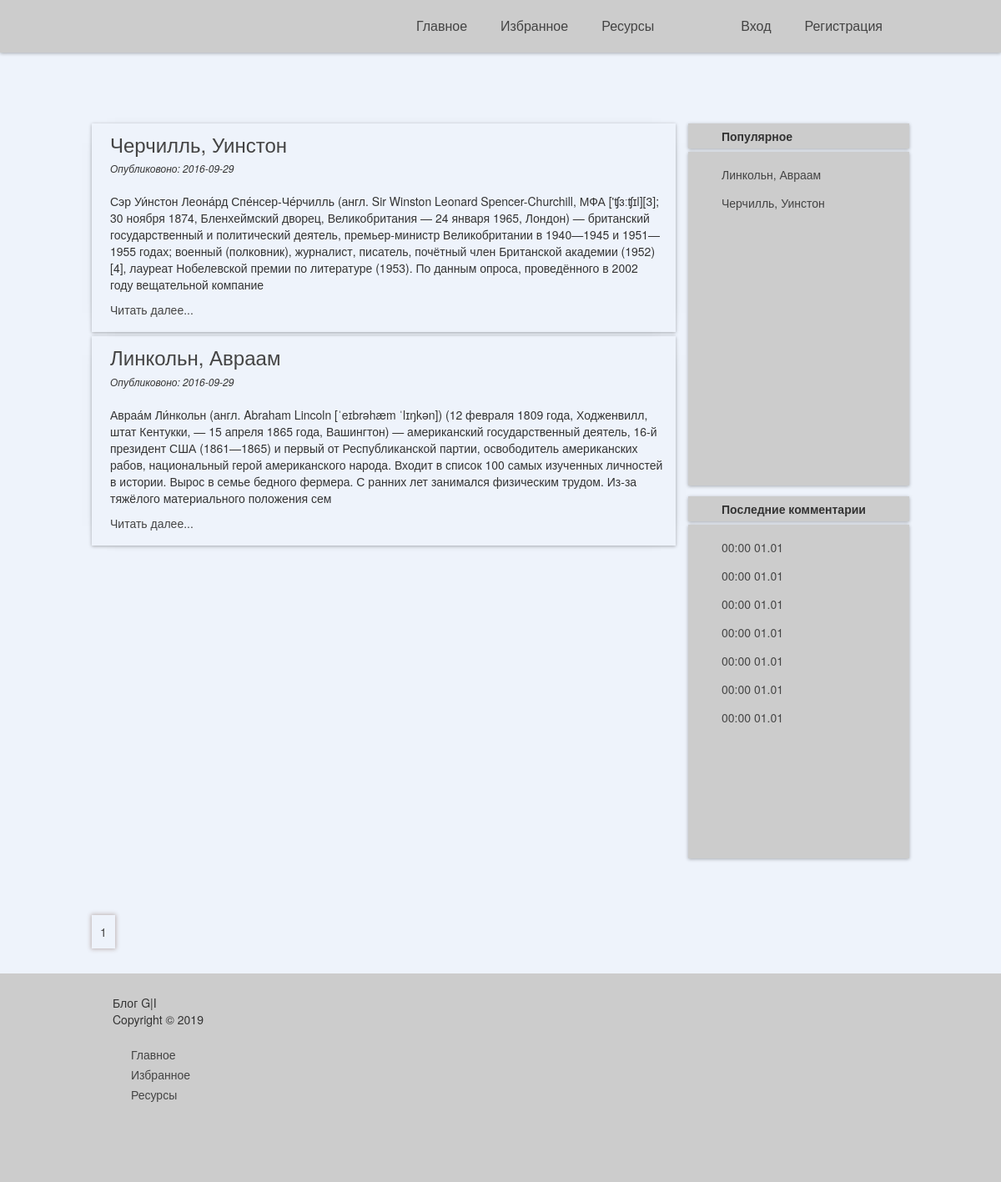
/, run on an earlier commit of the app's database.
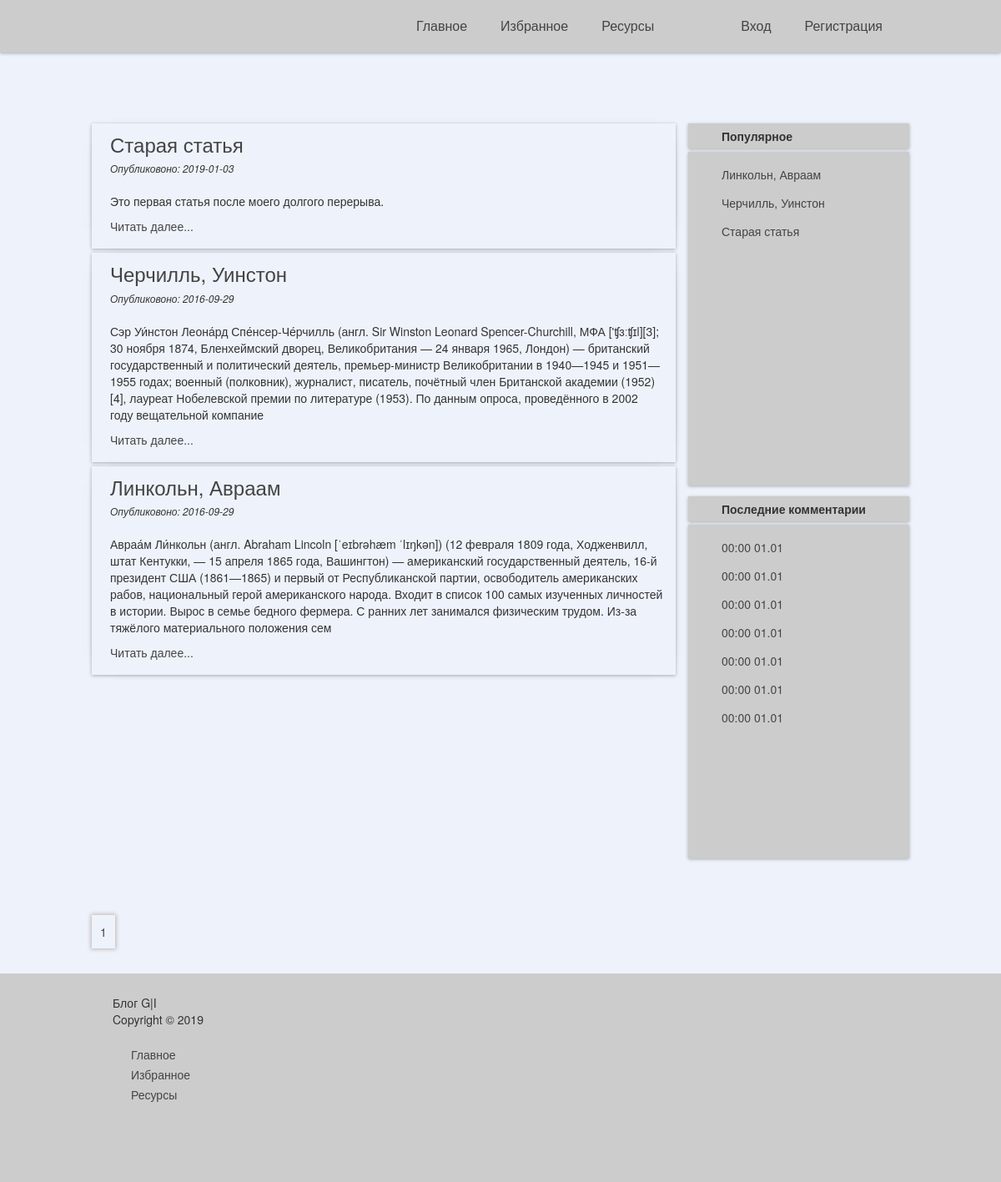
And on a later commit of the database.
### tables this page shows
CREATE TABLE `articles` (
  `id` int(11) NOT NULL,
  `title` varchar(256) NOT NULL,
  `content` text NOT NULL,
  `data` date NOT NULL,
  `image` text NOT NULL
);

### views/articles.php (the view, shortened to what this page needs)
<!DOCTYPE html>
<html lang="ru">
<head>
  <link rel="stylesheet" href="https://maxcdn.bootstrapcdn.com/bootstrap/3.3.6/css/bootstrap.min.css">
  <link rel="stylesheet" type="text/css" href="/views/css/style.css">
</head>
<body>
<header>
  <?php include "header.php"; ?>
</header>
<main>
<section class="quote">
  <div class="blockquote">
  </div>
</section>
<section class="wrapper">
  <section class="section_article">
   <?php foreach($articles as $a): ?>
    <article class="articles_all">
      <div class="articles--cont">
        <h3><a href="article.php?id=<?=$a['id']?>"><?=$a['title']?></a></h3>
        <em>Опубликовоно: <?=$a['data']?></em> <br /><br />
        <p><?=article_intro($a['content'], 500)?></p>
        <p><a href="article.php?id=<?=$a['id']?>">Читать далее...</a></p>
      </div>
    </article>
    <?php endforeach ?>
  </section>
  <?php include "aside.php"; ?>
</section>
<div class="pagination">
  <?php
    getPagination($link);
   ?>
</div>
</main>
<footer>
 <?php include "footer.php" ?>
</footer>
</body>
</html>

### views/aside.php (shortened to what this page needs)
<aside class="interesting">
<div class="block_name"> <b> Популярное </b></div>
<div class="block_body">
  <ul class="menu_aside">
    <?php foreach($show_title as $value): ?>
    <li class="list_aside"><a class="link_aside" href="article.php?id=<?=$value['id']?>"><?=$value['title']?></a></li>
    <?php endforeach ?>
  </ul>
</div>
</aside>
<aside class="last_comments">
<div class="block_name"> <b> Последние комментарии </b></div>
<div class="block_body">
  <ul class="menu_aside">
    <?php
    foreach($show_last_comment as $a): ?>
    <li class="list_aside"><a class="link_aside" href="article.php?id=<?=$a['id_article']?>">
      <?=date("H:i", $a['comment_time'])?>
      <?=date("d.m", $a['comment_time'])?> <br />
    </a></li>
    <?php endforeach ?>
  </ul>
</div>
</aside>

### models/articles.php (shortened to what this page needs)
<?php
function getPagination($link)
{
  $kol = 4;
  $query = "SELECT COUNT(*) FROM `articles`";
  $result = mysqli_query ($link, $query);
  $row = mysqli_fetch_row($result);
  $result = $row[0];
  $all_pages = ceil($result/$kol);
  for($i=1; $i<=$all_pages; $i++){
    echo "<a href = index.php?page=".$i.">".$i."</a>";
  }
}
function article_all($link, $page)
{
    $kol = 5;
    $start = ($page*$kol)-$kol;
    $query = "SELECT * FROM `articles`  ORDER BY id DESC LIMIT $start, $kol";
    $result = mysqli_query($link, $query);
    $n = mysqli_num_rows($result);
    $articles = array();
    for ($i = 0; $i < $n; $i++){
        $row = mysqli_fetch_assoc($result);
        $articles[] =$row;
    }
    return $articles;
}
function article_intro($text, $len)
{
    return mb_substr($text, 0, $len);
}
function show_title($link)
{
    $query = "SELECT `id`, `title`, `views` FROM `articles` ORDER BY `views` DESC";
    $result = mysqli_query($link, $query);
    $show_title = array();
    for ($i = 0; $i < 11; $i++){
        $row = mysqli_fetch_assoc($result);
        $show_title[] = $row;
    }
    return $show_title;
}
function show_last_comment($link)
{
  $query = "SELECT * FROM `comment` ORDER BY `comment_time` DESC";
  $result = mysqli_query($link, $query);
    $show_last_comment = array();
    for($i = 0; $i < 7; $i++)
    {
      $row = mysqli_fetch_assoc($result);
      $show_last_comment[] = $row;
    }
    return $show_last_comment;
}
?>

What changed in the data, as far as the page shows it:
added articles: title "Старая статья", data "2019-01-03", content "Это первая статья после моего долгого перерыва."
